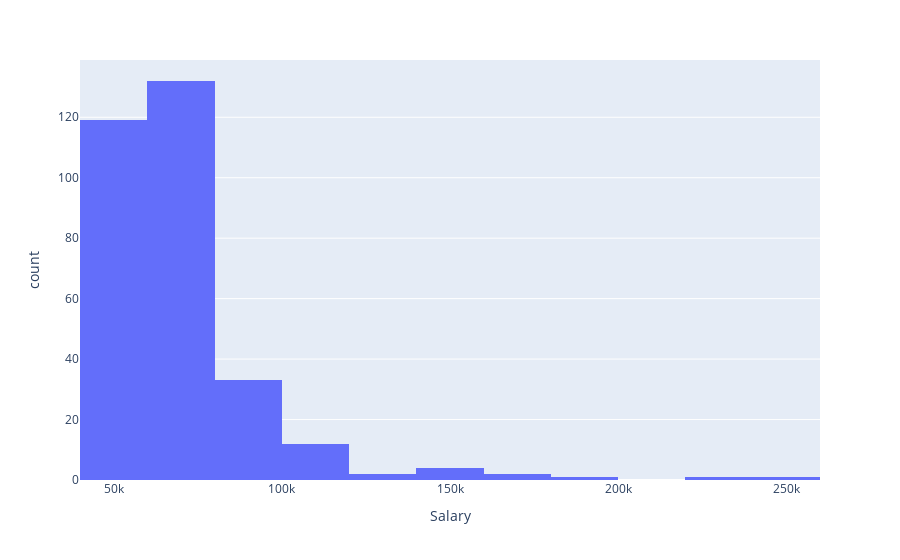

The notebook cell this image was saved under:
### Markdown cell above
* Distribution des salaires, satisfaction des employés, scores de perfomance

### Code cell
fig  = px.histogram(df, x="Salary",nbins=20)  # bins=20 signifie qu'on divise la plage des salaires en 20 intervalles.
fig.show()

### Figure 1 — Plotly figure (JSON) as saved in the notebook; plotly's stock layout.template omitted (floating-point values rounded to 4 significant figures; data arrays with more than 128 entries replaced by an {"elided": "..."} marker saying what was removed)
{"data": [{"alignmentgroup": "True", "bingroup": "x", "hovertemplate": "Salary=%{x}<br>count=%{y}<extra></extra>", "legendgroup": "", "marker": {"color": "#636efa", "pattern": {"shape": ""}}, "name": "", "nbinsx": 20, "offsetgroup": "", "orientation": "v", "showlegend": false, "type": "histogram", "x": {"elided": "311 int values"}, "xaxis": "x", "yaxis": "y"}], "layout": {"barmode": "relative", "legend": {"tracegroupgap": 0}, "margin": {"t": 60}, "xaxis": {"anchor": "y", "domain": [0, 1], "title": {"text": "Salary"}}, "yaxis": {"anchor": "x", "domain": [0, 1], "title": {"text": "count"}}}}
